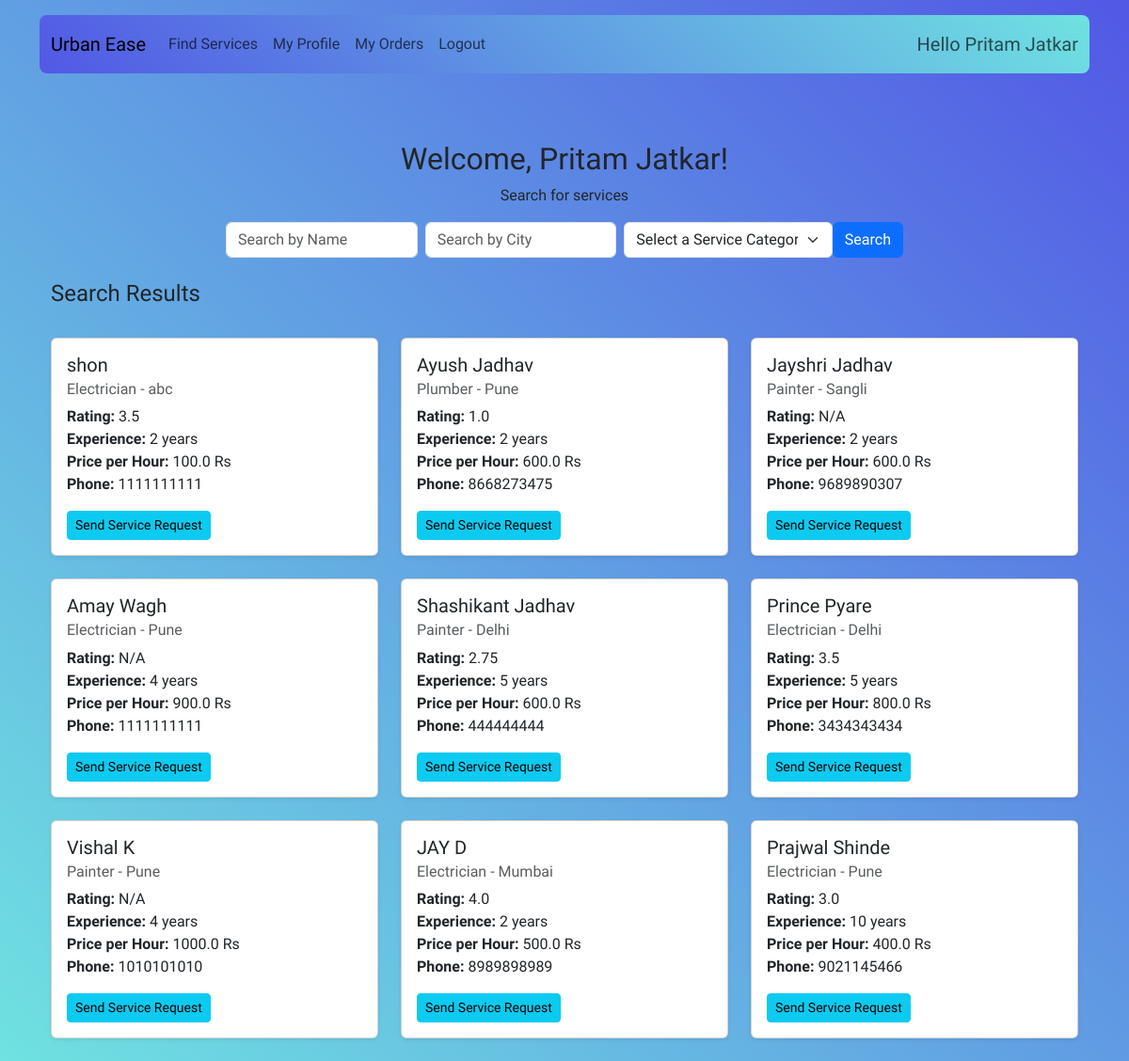
/customer/search_services (signed in), run on an earlier commit of the app's database.
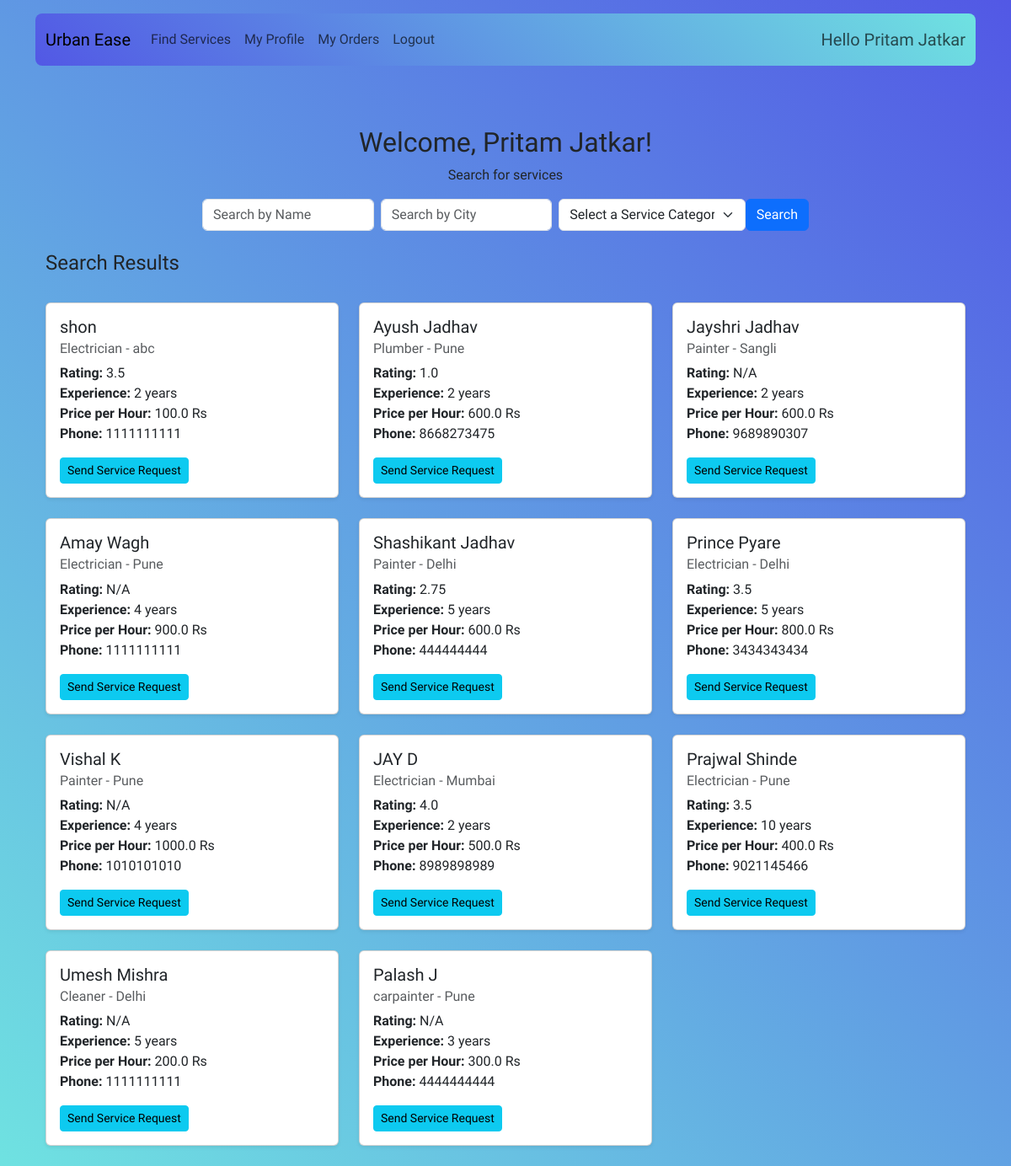
And on a later commit of the database.
### application/model.py (models this page shows)
class Customer(db.Model):
    id = db.Column(db.Integer, primary_key=True)
    name = db.Column(db.String(80), nullable=False)
    phone = db.Column(db.String(80), nullable=False)
    city = db.Column(db.String(80), nullable=False)
    address = db.Column(db.String(200), nullable=False)
    status = db.Column(db.String(80), nullable=False)  # ('active', 'inactive')
    user_id = db.Column(db.Integer, db.ForeignKey('user.id'), nullable=False)
    service_requests = db.relationship('ServiceRequest', backref='customer', lazy=True)

class ServiceProfessional(db.Model):
    id = db.Column(db.Integer, primary_key=True)
    name = db.Column(db.String(80), nullable=False)
    phone = db.Column(db.String(80), nullable=False)
    city = db.Column(db.String(80), nullable=False)
    service_category = db.Column(db.String(80), nullable=False)
    rating = db.Column(db.Float, nullable=True)
    experience = db.Column(db.Integer, nullable=False)
    company_name = db.Column(db.String(80), nullable=False)
    status = db.Column(db.String(80), nullable=False)  # ('blacklisted', 'approved', 'pending')
    price_per_hour = db.Column(db.Float, nullable=False)
    expenses_per_hour = db.Column(db.Float, nullable=True)
    user_id = db.Column(db.Integer, db.ForeignKey('user.id'), nullable=False)
    service_requests = db.relationship('ServiceRequest', backref='service_professional', lazy=True)

### application/routes.py (the view)
@app.route('/customer/search_services', methods=['GET'])
@login_required
def search_services():
    query = request.args.get('query', '').strip()
    city = request.args.get('city', '').strip()
    service_category = request.args.get('service_category', '').strip()
    errors = []
    if query and (len(query) > 50 or not query.replace(' ', '').isalpha()):
        errors.append("Query should be a maximum of 50 characters and contain only alphabets.")
    if city and (len(city) > 50 or not city.replace(' ', '').isalpha()):
        errors.append("City should be a maximum of 50 characters and contain only alphabets.")
    if service_category and len(service_category) > 50:
        errors.append("Invalid service category.")
    if errors:
        for error in errors:
            flash(error, 'error')
        return redirect(url_for('customer_dashboard'))  # Redirect to dashboard or a default page
    user_id = session.get('user_id')
    if not user_id:
        flash("You must be logged in to search services.", 'error')
        return redirect(url_for('login'))  # Redirect to login if user is not logged in
    customer = Customer.query.filter_by(user_id=user_id).first()
    if not customer:
        flash("Customer details not found.", 'error')
        return redirect(url_for('customer_dashboard'))
    categories = ServiceCategory.query.filter_by(status='active').all()
    query_filters = [ServiceProfessional.status == 'approved' and ServiceProfessional.service_category.in_([category.name for category in categories])]
    if query:
        query_filters.append(ServiceProfessional.name.like(f'%{query}%'))  # Case-insensitive match
    if city:
        query_filters.append(ServiceProfessional.city.like(f'%{city}%'))
    if service_category:
        query_filters.append(ServiceProfessional.service_category.like(f'%{service_category}%'))
    serviceprofessionals = ServiceProfessional.query.filter(*query_filters).all()
    return render_template(
        'customer_dash.html',
        services=serviceprofessionals,
        query=query,
        city=city,
        service_category=service_category,
        customer=customer,
        categories=categories
    )

### application/model.py (called while the page is built)
    @property
    def is_active(self):
        if self.role == 'customer':
            return self.customer_det.status == 'active'
        elif self.role == 'service_professional':
            return self.service_professional_det.status == 'approved'
        elif self.role == 'admin':
            return True
        return False  # For any other role, return False or handle accordingly

### application/routes.py (called while the page is built)
@login_manager.user_loader
def load_user(user_id):
    return User.query.get(int(user_id))

### templates/customer_dash.html (shortened to what this page needs)
{% extends 'base.html' %}
{% block content %}
<div class="container mt-5">
    <div class="row">
        <div class="col-12 text-center">
            <h2>Welcome, {{ customer.name }}!</h2>
            <p>Search for services</p>
        </div>
    </div>
    <div class="row mb-4">
        <div class="col-12 col-md-8 offset-md-2">
            <form class="d-flex flex-column flex-md-row align-items-center" action="{{ url_for('search_services') }}" method="GET" novalidate>
                <input type="text"
                       class="form-control mb-2 mb-md-0 me-md-2"
                       name="query"
                       placeholder="Search by Name"
                       value="{{ query }}"
                       maxlength="50"
                       pattern="^[a-zA-Z\s]+$"
                       title="Name should only contain alphabets and spaces.">
                <input type="text"
                       class="form-control mb-2 mb-md-0 me-md-2"
                       name="city"
                       placeholder="Search by City"
                       value="{{ city }}"
                       maxlength="50"
                       pattern="^[a-zA-Z\s]+$"
                       title="City should only contain alphabets and spaces.">
                <select class="form-select"
                        name="service_category"
                        aria-label="Search by Service Category"
                        required>
                    <option value="" disabled {% if not service_category %}selected{% endif %}>Select a Service Category</option>
                </select>
                <button class="btn btn-primary mt-2 mt-md-0" type="submit">Search</button>
            </form>
        </div>
    </div>
    {% if services %}
    <div class="row mb-4">
        <div class="col-12">
            <h4>Search Results</h4>
        </div>
    </div>
    <div class="row">
        {% for service in services %}
        <div class="col-12 col-md-4 mb-4">
            <div class="card shadow-sm">
                <div class="card-body">
                    <h5 class="card-title">{{ service.name }}</h5>
                    <h6 class="card-subtitle mb-2 text-muted">{{ service.service_category }} - {{ service.city }}</h6>
                    <p class="card-text">
                        <strong>Rating:</strong> {{ service.rating or 'N/A' }}<br>
                        <strong>Experience:</strong> {{ service.experience }} years<br>
                        <strong>Price per Hour:</strong> {{ service.price_per_hour }} Rs<br>
                        <strong>Phone:</strong> {{ service.phone }}<br>
                    </p>
                    <button type="button" class="btn btn-info btn-sm" data-bs-toggle="modal" data-bs-target="#serviceRequestModal{{ service.id }}">Send Service Request</button>
                </div>
            </div>
        </div>
        {% endfor %}
    </div>
    {% endif %}
</div>
{% endblock %}

### templates/base.html (shortened to what this page needs)
<!DOCTYPE html>
<html lang="en">
<head>
    <link href="https://cdn.jsdelivr.net/npm/bootstrap@5.3.3/dist/css/bootstrap.min.css" rel="stylesheet">
<link rel="stylesheet" href="{{ url_for('static', filename='styles.css') }}">
</head>
<body>
  <div class="container-cust custom-bg">
    <div class="container pt-3 pb-3">
            {%include 'navbar.html'%}
        </div>
        <div class="container mt-2">
    {%block content%}
    {%endblock%}
  </div>
</div>
</body>
</html>

### templates/navbar.html (shortened to what this page needs)
<nav class="navbar navbar-expand-lg custom-bg2 rounded-3 navbar-expand-hover">
  <div class="container-fluid">
    <a class="navbar-brand" href="/">Urban Ease</a>
    <div class="collapse navbar-collapse" id="navbarNavDropdown">
      <ul class="navbar-nav me-auto mb-2 mb-lg-0">
        {% if not session['role'] %}
        <li class="nav-item dropdown">
          <a class="nav-link dropdown-toggle" href="#" id="navbarDropdown" role="button" data-bs-toggle="dropdown" aria-expanded="false">
            Register
          </a>
          <ul class="dropdown-menu" aria-labelledby="navbarDropdown">
            <li><a class="dropdown-item" href="{{ url_for('registercustomer') }}">As a Customer</a></li>
            <li><a class="dropdown-item" href="{{ url_for('registerserviceprofessional') }}">As a Service Professional</a></li>
          </ul>
        </li>
        <li class="nav-item">
          <a class="nav-link " href="{{ url_for('Login') }}">Login</a>
        </li>
        {% elif session['role'] == 'customer' %}
        <li class="nav-item">
          <a class="nav-link" href="{{ url_for('customer_dashboard') }}">Find Services</a>
        </li>
        <li class="nav-item">
          <a class="nav-link" href="{{ url_for('customer_profile') }}">My Profile</a>
        </li>
        <li class="nav-item">
          <a class="nav-link" href="{{ url_for('customer_orders') }}">My Orders</a>
        </li>
        {%endif%}
        {% if session['role'] %}
        <li class="nav-item">
          <a class="nav-link" href="{{ url_for('logout') }}">Logout</a>
        </li>
        {% endif %}
      </ul>
      {%if session['role']%}
      <span class="navbar-text fs-5">
        Hello {{session.get('name')}}
      </span>
      {%endif%}
    </div>
  </div>
</nav>

### static/styles.css (style rules this page uses)
body { font-family: "Funnel Display", sans-serif; font-optical-sizing: auto; font-weight: 450; font-style: normal; }
.custom-bg { background: linear-gradient(45deg, #6fe2e1, #5258e5) !important; min-height: 100vh; display: flex; flex-direction: column; }
.container-cust { flex-grow: 1; }
.custom-bg2 { background: linear-gradient(45deg, #5258e5, #6fe2e1) !important; }
.navbar-expand-hover { transition: all 0.3s ease-in-out; }

What changed in the data, as far as the page shows it:
changed ServiceProfessional "Prajwal Shinde": rating "3.0" → "3.5"
added ServiceProfessional: name "Umesh Mishra", service_category "Cleaner", city "Delhi", rating "N/A", experience "5", price_per_hour "200.0", phone "1111111111"
added ServiceProfessional: name "Palash J", service_category "carpainter", city "Pune", rating "N/A", experience "3", price_per_hour "300.0", phone "4444444444"
